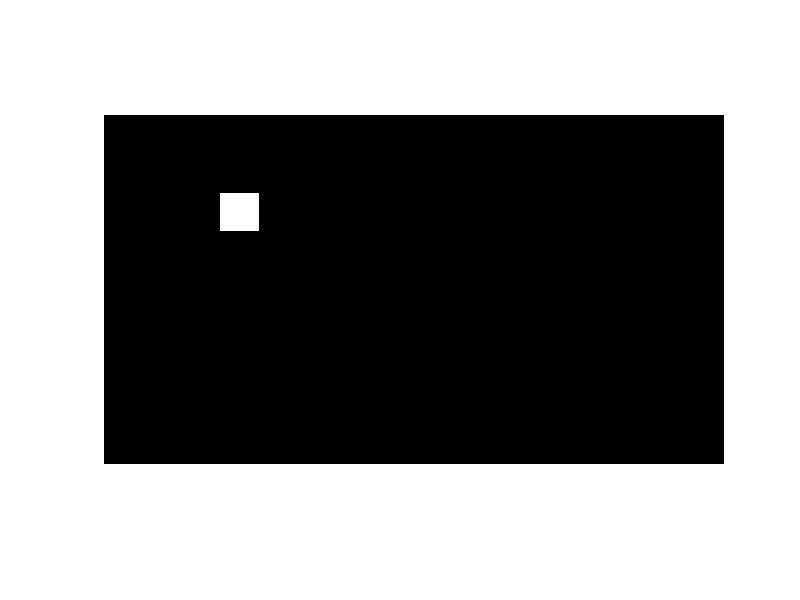
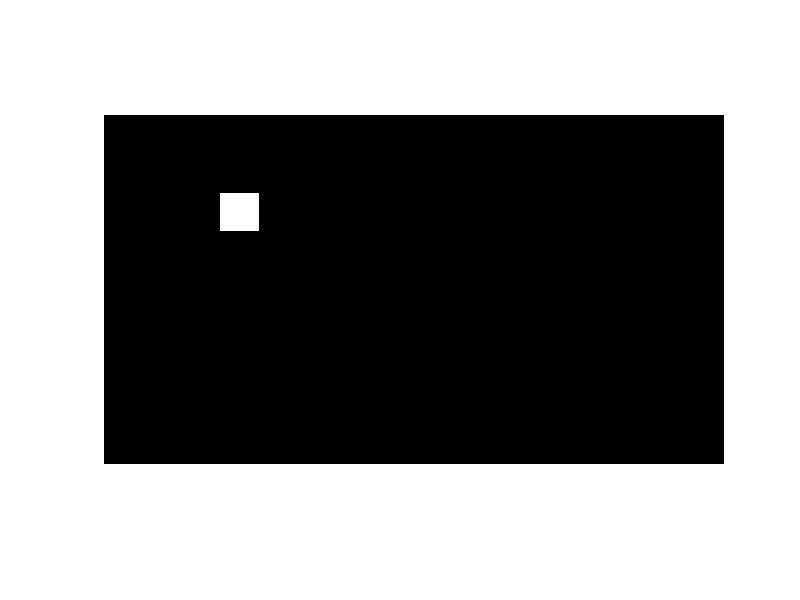
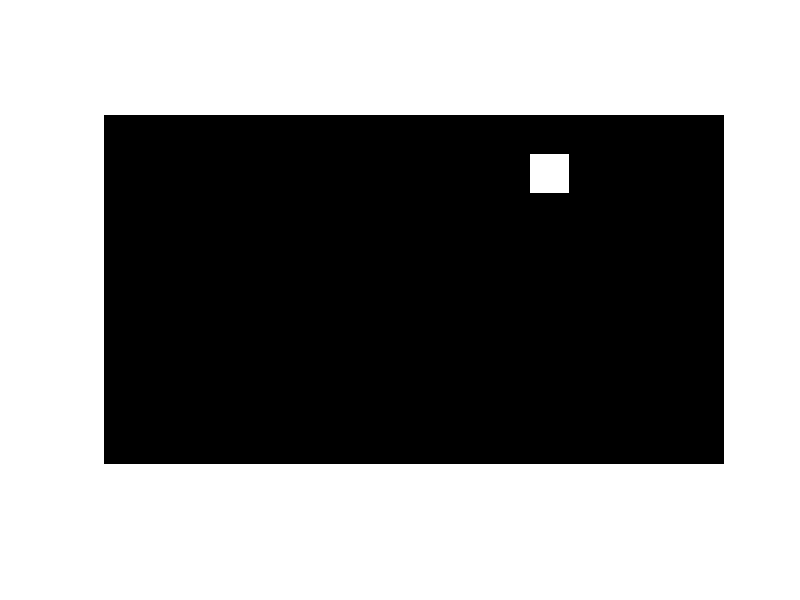
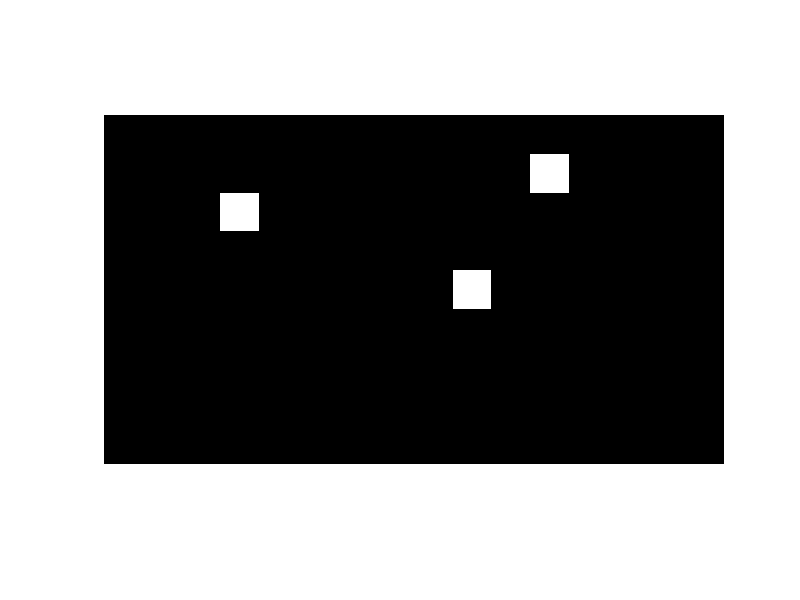

MATLAB code for these plots, in order:
I1 =     [0 0 0 0 0 0 0 0 0 0 0 0 0 0 0 0;
          0 0 0 0 0 0 0 0 0 0 0 0 0 0 0 0;
          0 0 0 1 0 0 0 0 0 0 1 1 1 0 0 0;
          0 0 1 1 1 0 0 0 0 0 1 1 1 0 0 0;
          0 0 0 0 0 0 0 0 0 0 1 1 1 0 0 0;
          0 0 0 0 0 0 0 0 0 0 0 0 0 0 0 0;
          0 0 0 0 0 0 0 0 0 0 0 0 0 0 0 0;
          0 0 0 0 0 0 0 0 0 0 0 0 0 0 0 0;
          0 0 0 0 0 0 0 0 0 0 0 0 0 0 0 0];
      
      
 I2 =    [0 0 0 0 0 0 0 0 0 0 0 0 0 0 0 0;
          0 0 0 0 0 0 0 0 0 0 1 1 1 0 0 0;
          0 0 0 1 0 0 0 0 0 0 1 1 1 0 0 0;
          0 0 1 1 1 0 0 0 0 0 1 1 1 0 0 0;
          0 0 0 0 0 0 0 0 0 0 0 0 0 0 0 0;
          0 0 0 0 0 1 1 0 0 0 0 1 0 0 0 0;
          0 0 0 0 0 1 1 0 0 0 1 1 1 0 0 0;
          0 0 0 0 0 1 1 0 0 0 1 1 1 0 0 0;
          0 0 0 0 0 0 0 0 0 0 0 1 0 0 0 0]; 
      
 I3 =    [0 0 0 0 0 0 0 0 0 0 0 0 0 0 0 0;
          0 0 0 0 0 0 0 0 0 0 0 1 0 0 0 0;
          0 0 0 1 0 0 0 0 0 0 1 1 1 0 0 0;
          0 0 1 1 1 0 0 0 0 0 0 0 0 0 0 0;
          0 0 1 1 1 0 0 0 0 0 0 0 0 0 0 0;
          0 0 0 1 0 0 1 1 0 0 0 1 0 0 0 0;
          0 0 0 0 0 0 1 1 0 0 1 1 1 0 0 0;
          0 0 0 0 0 0 1 1 0 0 1 1 1 0 0 0;
          0 0 0 0 0 0 0 0 0 0 0 1 0 0 0 0]; 
      
 I4 =    [0 0 0 0 0 0 0 0 0 0 0 0 0 0 0 0;
          0 0 0 0 0 0 0 0 0 0 0 1 0 0 0 0;
          0 0 0 1 0 0 0 0 0 0 1 1 1 0 0 0;
          0 0 1 1 1 0 0 0 0 0 0 0 0 0 0 0;
          0 0 0 0 0 0 0 0 0 1 0 0 0 1 0 0;
          0 0 0 0 0 1 1 0 1 1 1 0 0 1 0 0;
          0 0 0 0 0 1 1 0 0 0 0 0 0 1 0 0;
          0 0 0 0 0 1 1 0 0 0 0 0 0 1 0 0;
          0 0 0 0 0 0 0 0 0 0 0 0 0 0 0 0]; 
      
  I5 =   [0 0 0 0 0 0 0 0 0 0 0 0 0 0 0 0;
          0 0 0 0 0 0 0 0 0 0 0 1 0 0 0 0;
          0 0 0 0 0 0 0 0 0 0 1 1 1 0 0 0;
          0 0 1 1 1 0 0 0 0 0 0 1 0 0 0 0;
          0 0 1 1 1 0 0 0 0 0 0 0 0 0 0 0;
          0 0 0 0 0 0 0 0 0 0 0 0 0 0 0 0;
          0 0 0 1 0 0 0 0 0 0 1 1 0 0 0 0;
          0 0 1 1 1 0 0 0 0 0 1 1 0 0 0 0;
          0 0 0 0 0 0 0 0 0 0 0 0 0 0 0 0];     
      

se1 = [0 1 0;
       1 1 1];

se2 = [0 0 1 0 0;
       1 1 0 1 1;
       1 0 0 0 1;
       1 1 1 1 1];


r1 = bwhitmiss(I1,se1,se2);
r2 = bwhitmiss(I2,se1,se2);
r3 = bwhitmiss(I3,se1,se2);
r4 = bwhitmiss(I4,se1,se2);
r5 = bwhitmiss(I5,se1,se2);


figure,imshow(r1);
figure,imshow(r2);
figure,imshow(r3);
figure,imshow(r4);
figure,imshow(r5);


